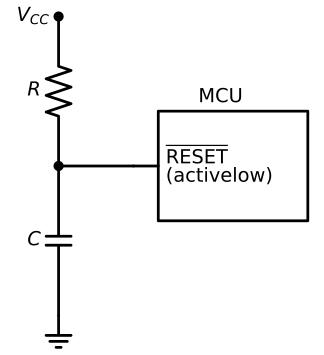

Generate this figure with Python:
import schemdraw
import schemdraw.elements as elm

d = schemdraw.Drawing()

d += (vcc := elm.Dot().label("$V_{CC}$", loc="left"))
d += elm.Resistor().down().label("$R$")
d += (node := elm.Dot())
d += elm.Capacitor().down().label("$C$")
d += elm.Ground()

d += elm.Line().at(node.start).right().length(1.5)
d += (mcu := elm.Ic(
    pins=[
        elm.IcPin(
            name=r"$\overline{\mathrm{RESET}}$" + "\n(activelow)",
            side="left"
        )
    ],
    size=(3, 2.2),
).anchor("inL1").label("MCU", loc="top"))

d.save("por_circuit.pdf")
